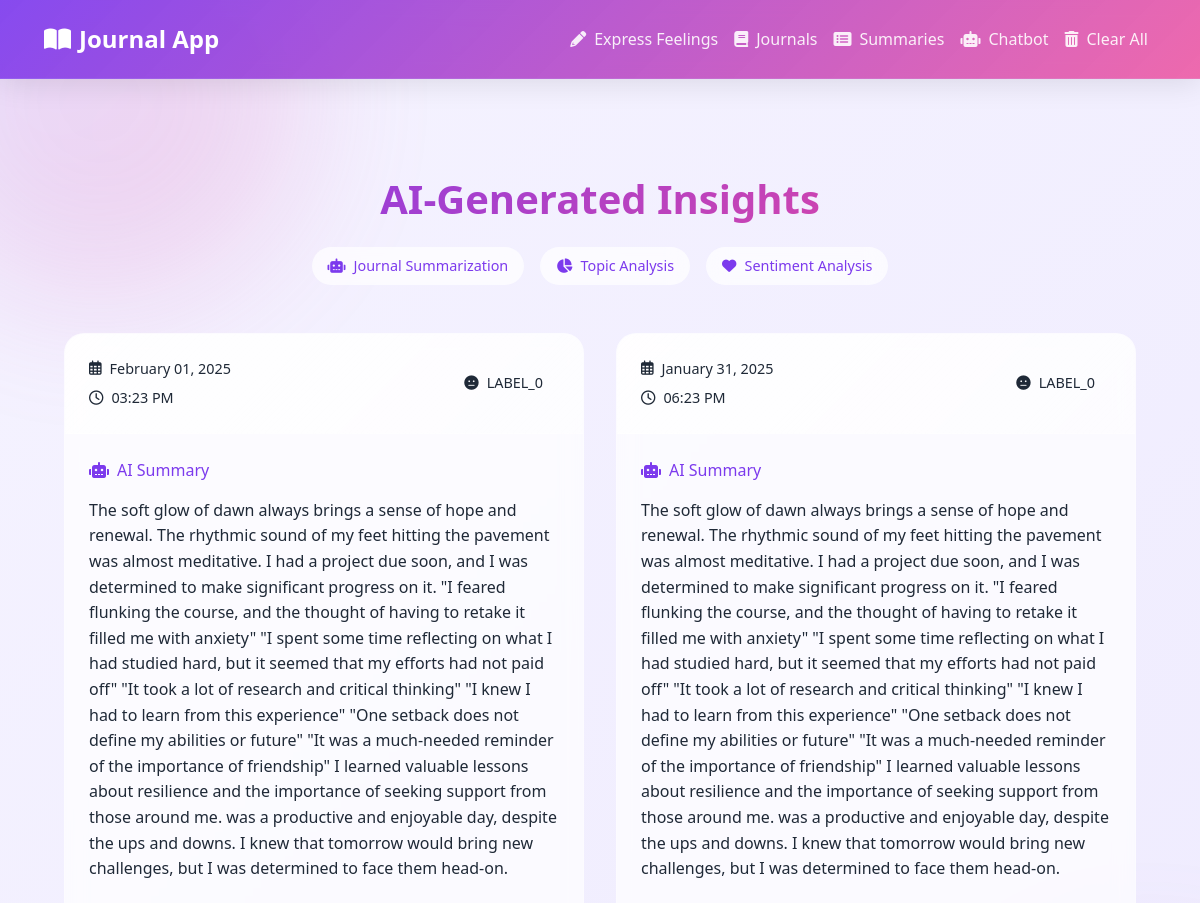
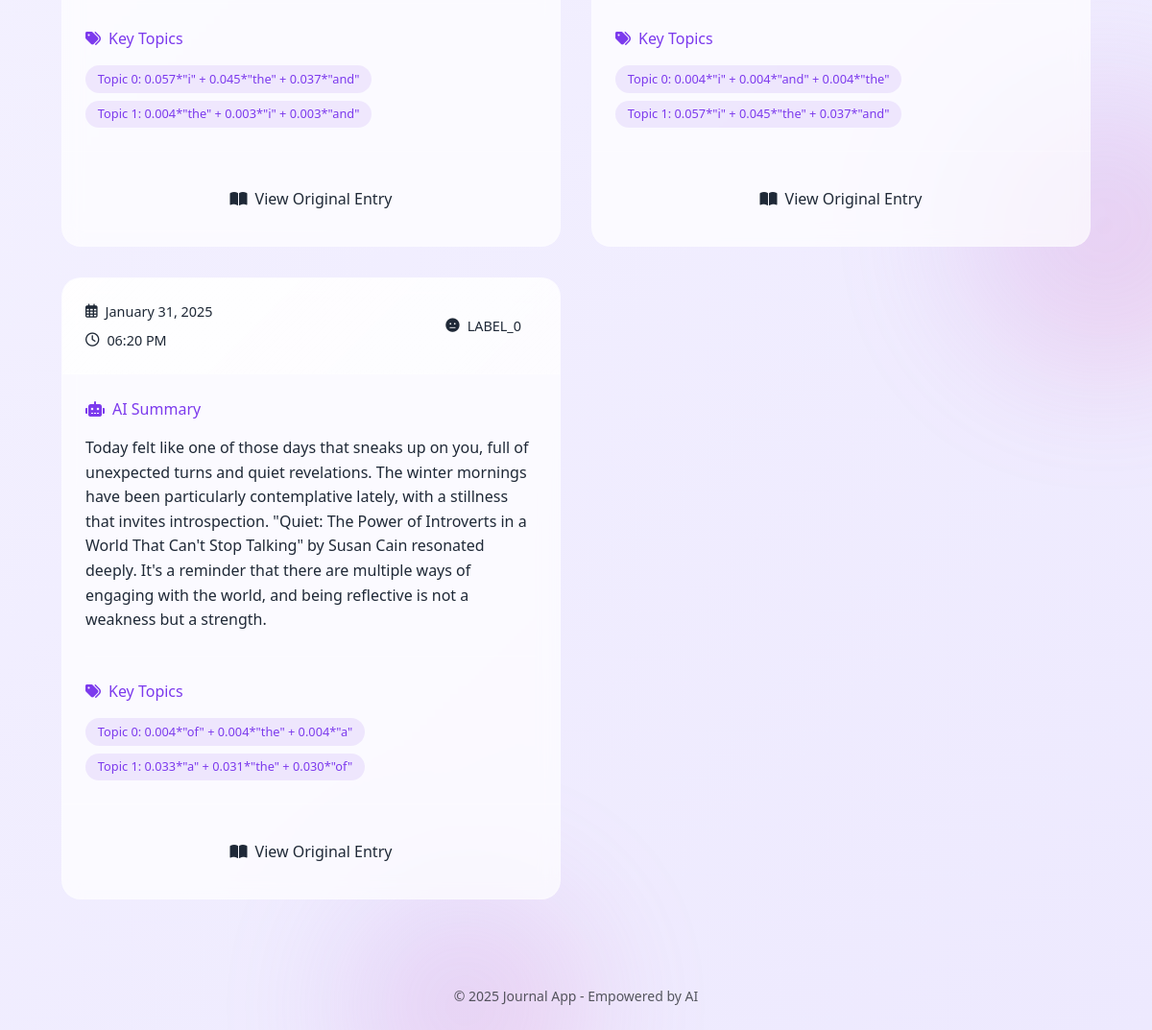
The app's page /summaries, older data (2 pictures, top to bottom).
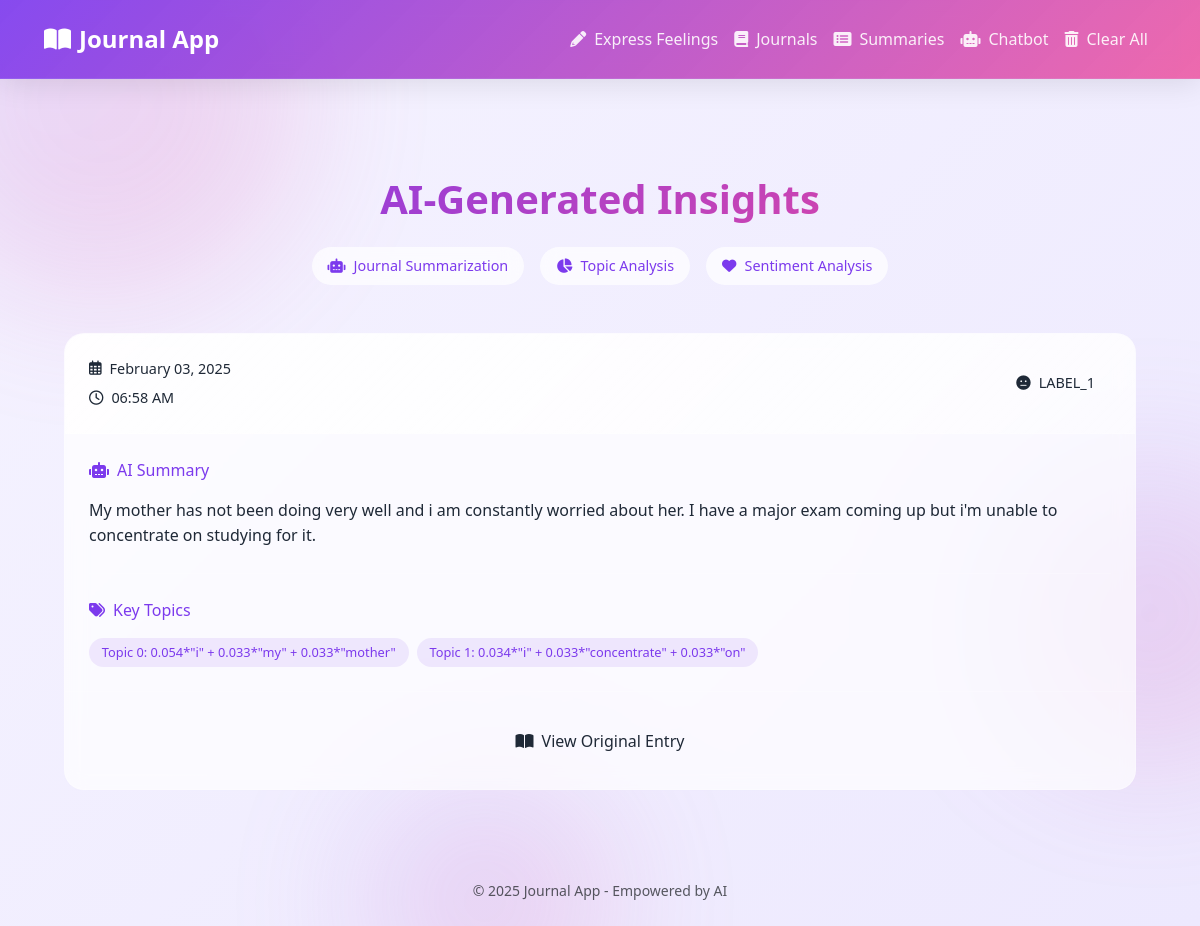
The same page, newer data.
### app.py (models this page shows, shortened)
class JournalEntry(db.Model):
    id = db.Column(db.Integer, primary_key=True)
    content = db.Column(db.Text, nullable=False)
    summary = db.Column(db.Text, nullable=True)
    sentiment = db.Column(db.Text, nullable=True)
    topics = db.Column(db.Text, nullable=True)
    date_created = db.Column(db.DateTime, default=db.func.current_timestamp())

### app.py (the view)
@app.route('/summaries')
def summaries():
    entries = JournalEntry.query.order_by(JournalEntry.date_created.desc()).all()
    return render_template('summaries.html', entries=entries)

### templates/summaries.html (shortened to what this page needs)
{% extends 'base.html' %}
{% block content %}
<div class="summaries-container fade-in">
    <div class="page-header">
        <h1 class="gradient-text">AI-Generated Insights</h1>
        <div class="ai-features">
            <div class="feature-badge">
                <i class="fas fa-robot"></i>
                <span>Journal Summarization</span>
            </div>
            <div class="feature-badge">
                <i class="fas fa-chart-pie"></i>
                <span>Topic Analysis</span>
            </div>
            <div class="feature-badge">
                <i class="fas fa-heart"></i>
                <span>Sentiment Analysis</span>
            </div>
        </div>
    </div>
    <div class="summaries-grid">
        {% for entry in entries %}
        <div class="summary-card">
            <div class="card-header">
                <div class="header-left">
                    <div class="date">
                        <i class="far fa-calendar-alt"></i>
                        {{ entry.date_created.strftime('%B %d, %Y') }}
                    </div>
                    <div class="time">
                        <i class="far fa-clock"></i>
                        {{ entry.date_created.strftime('%I:%M %p') }}
                    </div>
                </div>
                <div class="sentiment-pill {{ entry.sentiment.lower() }}">
                    {% if entry.sentiment.lower() == 'positive' %}
                        <i class="fas fa-smile"></i>
                    {% elif entry.sentiment.lower() == 'negative' %}
                        <i class="fas fa-frown"></i>
                    {% else %}
                        <i class="fas fa-meh"></i>
                    {% endif %}
                    {{ entry.sentiment }}
                </div>
            </div>
            <div class="card-body">
                <div class="ai-summary">
                    <div class="summary-header">
                        <i class="fas fa-robot"></i>
                        <span>AI Summary</span>
                    </div>
                    <p class="summary-text">{{ entry.summary }}</p>
                </div>
                {% if entry.topics %}
                <div class="topics-section">
                    <div class="topics-header">
                        <i class="fas fa-tags"></i>
                        <span>Key Topics</span>
                    </div>
                    <div class="topic-chips">
                        {% for topic in entry.topics.split(';') %}
                            <div class="topic-chip">{{ topic }}</div>
                        {% endfor %}
                    </div>
                </div>
                {% endif %}
            </div>
            <div class="card-footer">
                <button class="view-full-btn" onclick="toggleOriginal(this)">
                    <i class="fas fa-book-open"></i>
                    View Original Entry
                </button>
            </div>
        </div>
        {% endfor %}
    </div>
</div>
{% endblock %}

### templates/base.html (shortened to what this page needs)
<!DOCTYPE html>
<html lang="en">
<head>
    <link href="https://cdnjs.cloudflare.com/ajax/libs/bootstrap/5.3.0/css/bootstrap.min.css" rel="stylesheet">
    <link href="https://cdnjs.cloudflare.com/ajax/libs/font-awesome/6.0.0/css/all.min.css" rel="stylesheet">
</head>
<body>
    <div class="bg-shapes">
        <div class="shape"></div>
        <div class="shape"></div>
        <div class="shape"></div>
    </div>
    <nav class="navbar navbar-expand-lg">
        <div class="container-fluid">
            <a class="navbar-brand" href="#">
                <i class="fas fa-book-open"></i>
                Journal App
            </a>
            <div class="collapse navbar-collapse" id="navbarNav">
                <ul class="navbar-nav ms-auto">
                    <li class="nav-item">
                        <a class="nav-link" href="{{ url_for('express_feelings') }}">
                            <i class="fas fa-pencil-alt me-2"></i>Express Feelings
                        </a>
                    </li>
                    <li class="nav-item">
                        <a class="nav-link" href="{{ url_for('journals') }}">
                            <i class="fas fa-book me-2"></i>Journals
                        </a>
                    </li>
                    <li class="nav-item">
                        <a class="nav-link" href="{{ url_for('summaries') }}">
                            <i class="fas fa-list-alt me-2"></i>Summaries
                        </a>
                    </li>
                    <li class="nav-item">
                        <a class="nav-link" href="{{ url_for('chatbot') }}">
                            <i class="fas fa-robot me-2"></i>Chatbot
                        </a>
                    </li>
                    <li class="nav-item">
                        <a class="nav-link text-danger" href="{{ url_for('clear_entries') }}">
                            <i class="fas fa-trash-alt me-2"></i>Clear All
                        </a>
                    </li>
                </ul>
            </div>
        </div>
    </nav>
    <div class="container">
        {% block content %}{% endblock %}
    </div>
    <footer class="text-center py-4 text-muted">
        <small>&copy; 2025 Journal App - Empowered by AI</small>
    </footer>
</body>
</html>

### templates/base.html (style rules this page uses)
:root { --primary: #7C3AED; --primary-dark: #6D28D9; --primary-light: #A78BFA; --secondary: #EC4899; --background: #F5F3FF; --surface: #ffffff; --text: #1F2937; --glass: rgba(255, 255, 255, 0.7); --glass-gradient: linear-gradient( 135deg, rgba(255, 255, 255, 0.8), rgba(255, 255, 255, 0.4) ); --nav-glass: linear-gradient( 135deg, rgba(124, 58, 237, 0.9), rgba(236, 72, 153, 0.8) ); }
body { background: linear-gradient(135deg, #F5F3FF 0%, #EDE9FE 100%); color: var(--text); font-family: 'Segoe UI', system-ui, -apple-system, sans-serif; min-height: 100vh; display: flex; flex-direction: column; position: relative; overflow-x: hidden; }
.bg-shapes { position: fixed; top: 0; left: 0; right: 0; bottom: 0; z-index: -1; overflow: hidden; }
.shape { position: absolute; background: linear-gradient(135deg, var(--primary-light), var(--secondary)); border-radius: 50%; filter: blur(70px); opacity: 0.2; animation: float 20s infinite; }
.shape:nth-child(1) { width: 400px; height: 400px; top: -100px; left: -100px; animation-delay: -2s; }
.shape:nth-child(2) { width: 300px; height: 300px; top: 50%; right: -100px; animation-delay: -4s; }
.shape:nth-child(3) { width: 250px; height: 250px; bottom: -100px; left: 30%; animation-delay: -6s; }
.navbar { background: var(--nav-glass); backdrop-filter: blur(10px); -webkit-backdrop-filter: blur(10px); box-shadow: 0 4px 30px rgba(0, 0, 0, 0.1); border-bottom: 1px solid rgba(255, 255, 255, 0.1); padding: 1rem 2rem; margin-bottom: 2rem; }
.navbar-brand { font-size: 1.5rem; font-weight: 700; color: white !important; display: flex; align-items: center; gap: 0.5rem; position: relative; transition: all 0.3s ease; }
.navbar-brand::after { content: ''; position: absolute; bottom: -5px; left: 0; width: 0; height: 2px; background: white; transition: width 0.3s ease; }
.nav-link { color: rgba(255, 255, 255, 0.9) !important; font-weight: 500; padding: 0.5rem 1rem; border-radius: 10px; transition: all 0.3s ease; position: relative; z-index: 1; }
.nav-link::before { content: ''; position: absolute; top: 0; left: 0; right: 0; bottom: 0; background: rgba(255, 255, 255, 0.1); border-radius: 10px; transform: scale(0.8); opacity: 0; transition: all 0.3s ease; z-index: -1; }
.nav-link i { transition: transform 0.3s ease; }
.container { flex: 1; padding: 2rem; max-width: 1400px; position: relative; }
.card-header { background: var(--glass-gradient); border-bottom: 1px solid rgba(255, 255, 255, 0.2); padding: 1.5rem; }

Row changes from the older to the newer data that the page shows:
removed JournalEntry: date_created "February 01, 2025", date_created "03:23 PM", sentiment "LABEL_0", summary "The soft glow of dawn always brings a sense of hope and renewal. The rhythmic sound of my feet hitting the pavement was almost meditative. I had a project due soon, and I was determined to make significant progress on it. \"I feared flunking the course, and the thought of having to retake it filled me with anxiety\" \"I spent some time reflecting on what I had studied hard, but it seemed that my efforts had not paid off\" \"It took a lot of research and critical thinking\" \"I knew I had to learn from this experience\" \"One setback does not define my abilities or future\" \"It was a much-needed reminder of the importance of friendship\" I learned valuable lessons about resilience and the importance of…", topic "Topic 0: 0.057*\"i\" + 0.045*\"the\" + 0.037*\"and\"" "Topic 1: 0.004*\"the\" + 0.003*\"i\" + 0.003*\"and\""
removed JournalEntry: date_created "January 31, 2025", date_created "06:23 PM", sentiment "LABEL_0", summary "The soft glow of dawn always brings a sense of hope and renewal. The rhythmic sound of my feet hitting the pavement was almost meditative. I had a project due soon, and I was determined to make significant progress on it. \"I feared flunking the course, and the thought of having to retake it filled me with anxiety\" \"I spent some time reflecting on what I had studied hard, but it seemed that my efforts had not paid off\" \"It took a lot of research and critical thinking\" \"I knew I had to learn from this experience\" \"One setback does not define my abilities or future\" \"It was a much-needed reminder of the importance of friendship\" I learned valuable lessons about resilience and the importance of…", topic "Topic 0: 0.004*\"i\" + 0.004*\"and\" + 0.004*\"the\"" "Topic 1: 0.057*\"i\" + 0.045*\"the\" + 0.037*\"and\""
removed JournalEntry: date_created "January 31, 2025", date_created "06:20 PM", sentiment "LABEL_0", summary "Today felt like one of those days that sneaks up on you, full of unexpected turns and quiet revelations. The winter mornings have been particularly contemplative lately, with a stillness that invites introspection. \"Quiet: The Power of Introverts in a World That Can't Stop Talking\" by Susan Cain resonated deeply. It's a reminder that there are multiple ways of engaging with the world, and being reflective is not a weakness but a strength.", topic "Topic 0: 0.004*\"of\" + 0.004*\"the\" + 0.004*\"a\"" "Topic 1: 0.033*\"a\" + 0.031*\"the\" + 0.030*\"of\""
added JournalEntry: date_created "February 03, 2025", date_created "06:58 AM", sentiment "LABEL_1", summary "My mother has not been doing very well and i am constantly worried about her. I have a major exam coming up but i'm unable to concentrate on studying for it.", topic "Topic 0: 0.054*\"i\" + 0.033*\"my\" + 0.033*\"mother\"" "Topic 1: 0.034*\"i\" + 0.033*\"concentrate\" + 0.033*\"on\""
